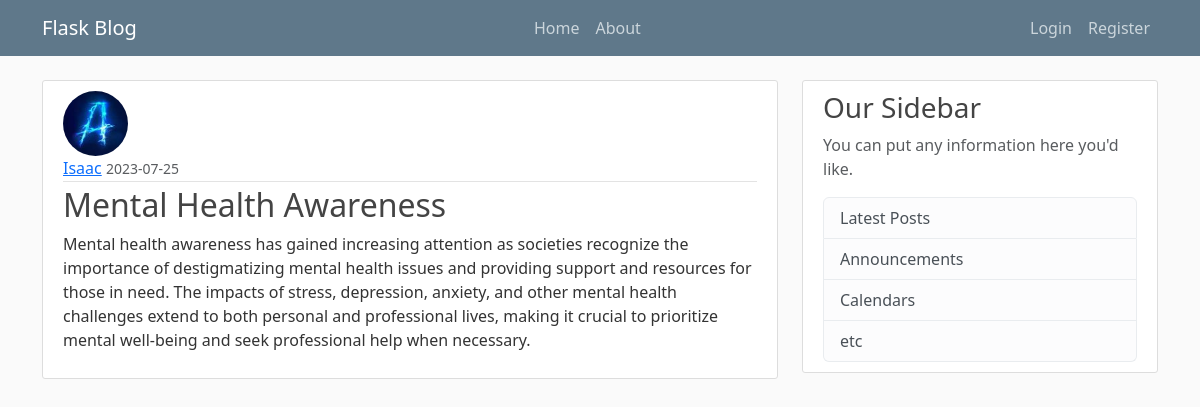
The app's page /post/19 with its own data.
### FlaskBlog/models.py (models this page shows, shortened)
class User(db.Model, UserMixin):
    id = db.Column(db.Integer, primary_key=True)
    username = db.Column(db.String(20), unique=True, nullable=False)
    email = db.Column(db.String(120), unique=True, nullable=False)
    image_file = db.Column(db.String(20), nullable=False, default='default.jpg')
    password = db.Column(db.String(60), nullable=False)
    posts = db.relationship('Post', backref='author', lazy=True)

class Post(db.Model):
    id = db.Column(db.Integer, primary_key=True)
    title = db.Column(db.String(100), nullable=False)
    date_posted = db.Column(db.DateTime, nullable=False, default=datetime.utcnow)
    content = db.Column(db.Text, nullable=False)
    user_id = db.Column(db.Integer, db.ForeignKey('user.id'), nullable=False)

### FlaskBlog/routes.py (the view)
@app.route("/post/<int:post_id>")
def post(post_id):
    post = Post.query.get_or_404(post_id)
    return render_template('post.html', title=post.title, post=post)

### FlaskBlog/templates/post.html (shortened to what this page needs)
{% extends "Layout.html" %}
{% block content %}
    <article class="media content-section">
      <img class="rounded-circle article-img" src="{{ url_for('static', filename='profile_pic/' + post.author.image_file) }}">
      <div class="media-body">
        <div class="article-metadata">
          <a class="mr-2" href="{{ url_for('user_posts', username=post.author.username) }}">{{ post.author.username }}</a>
          <small class="text-muted">{{ post.date_posted.strftime('%Y-%m-%d') }}</small>
        </div>
        <h2 class="article-title">{{ post.title }}</h2>
        <p class="article-content">{{ post.content }}</p>
      </div>
    </article>
{% endblock content%}

### FlaskBlog/static/main.css (style rules this page uses)
body { background: #fafafa; color: #333333; margin-top: 5rem; }
h1, h2, h3, h4, h5, h6 { color: #444444; }
.content-section { background: #ffffff; padding: 10px 20px; border: 1px solid #dddddd; border-radius: 3px; margin-bottom: 20px; }
.article-title { color: #444444; }
.article-content { white-space: pre-line; }
.article-img { height: 65px; width: 65px; margin-right: 16px; }
.article-metadata { padding-bottom: 1px; margin-bottom: 4px; border-bottom: 1px solid #e3e3e3 }

### records on screen
User: image_file (picture), author.username "Isaac"
Post: date_posted "2023-07-25", title "Mental Health Awareness", content "Mental health awareness has gained increasing attention as societies recognize the importance of destigmatizing mental health issues and providing support and resources for those in need. The impacts of stress, depression, anxiety, and other mental health challenges extend to both personal and professional lives, making it crucial to prioritize mental well-being and seek professional help when necessary."
